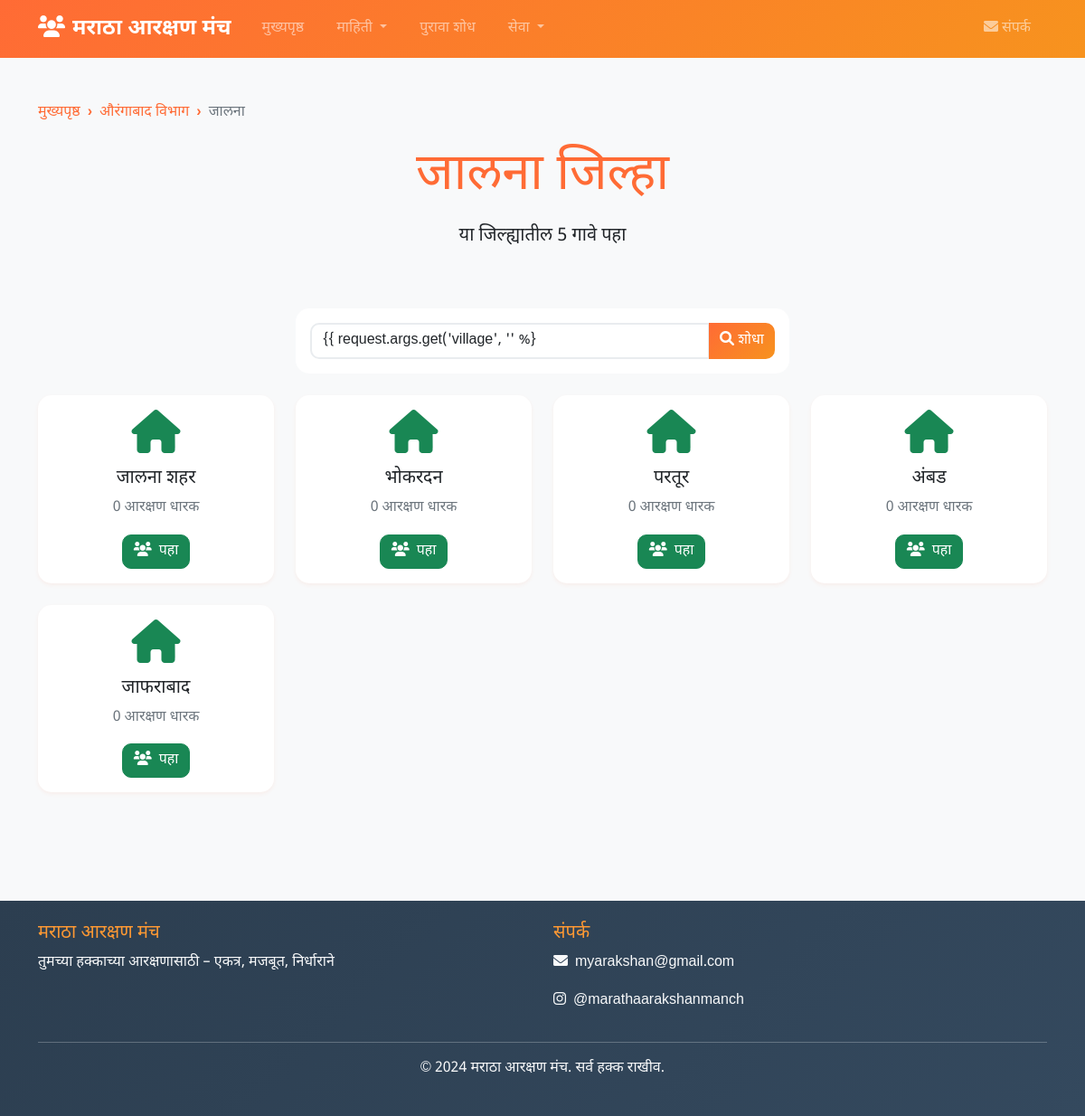
Screenshot of /district/2/ with the database file from the repository.
### core/models.py (models this page shows, shortened)
class District(models.Model):
    name = models.CharField(max_length=100, verbose_name="जिल्ह्याचे नाव")
    division = models.ForeignKey(Division, on_delete=models.CASCADE, related_name='districts', verbose_name="विभाग")
    class Meta:
        verbose_name = "जिल्हा"
        verbose_name_plural = "जिल्हे"
        db_table = "district"

class Division(models.Model):
    name = models.CharField(max_length=100, verbose_name="विभागाचे नाव")
    class Meta:
        verbose_name = "विभाग"
        verbose_name_plural = "विभाग"
        db_table = "division"

class Village(models.Model):
    name = models.CharField(max_length=100, verbose_name="गावाचे नाव")
    district = models.ForeignKey(District, on_delete=models.CASCADE, related_name='villages', verbose_name="जिल्हा")
    class Meta:
        verbose_name = "गाव"
        verbose_name_plural = "गावे"
        db_table = "village"

### core/views.py (the view)
# urls.py: path('district/<int:district_id>/', views.view_district, name='view_district'),
def view_district(request, district_id):
    district = get_object_or_404(District, id=district_id)
    villages = Village.objects.filter(district=district)
    return render(request, 'district.html', {
        'district': district,
        'villages': villages
    })

### templates/district.html (shortened to what this page needs)
{% extends "base.html" %}
{% load static %}
{% block content %}
<div class="container py-5">
    <nav aria-label="breadcrumb" class="mb-4">
        <ol class="breadcrumb">
            <li class="breadcrumb-item"><a href="{% url 'core:home' %}">मुख्यपृष्ठ</a></li>
            <li class="breadcrumb-item"><a href="{% url 'core:view_division' district.division.id %}">{{ district.division.name }}</a></li>
            <li class="breadcrumb-item active" aria-current="page">{{ district.name }}</li>
        </ol>
    </nav>
    <div class="row mb-5">
        <div class="col-12 text-center">
            <h1 class="display-4 text-primary mb-3">{{ district.name }} जिल्हा</h1>
            <p class="lead">या जिल्ह्यातील {{ villages|length }} गावे पहा</p>
        </div>
    </div>
    <div class="row mb-4">
        <div class="col-md-6 mx-auto">
            <div class="card">
                <div class="card-body">
                    <form action="{% url 'core:search' %}" method="GET">
                        <div class="input-group">
                            <input type="text" class="form-control" name="village" placeholder="गावाचे नाव शोधा..." value="{{ request.args.get('village', '' %}">
                            <button class="btn btn-primary" type="submit">
                                <i class="fas fa-search"></i> शोधा
                            </button>
                        </div>
                    </form>
                </div>
            </div>
        </div>
    </div>
    <div class="row">
        {% for village in villages %}
        <div class="col-lg-3 col-md-4 col-sm-6 mb-4">
            <div class="card h-100 shadow-sm hover-card">
                <div class="card-body text-center">
                    <i class="fas fa-home fa-3x text-success mb-3"></i>
                    <h5 class="card-title">{{ village.name }}</h5>
                    <p class="card-text text-muted">{{ village.people|length }} आरक्षण धारक</p>
                    <a href="{% url 'core:view_village' village.id %}" class="btn btn-success">
                        <i class="fas fa-users me-2"></i>पहा
                    </a>
                </div>
            </div>
        </div>
        {% endfor %}
    </div>
</div>
{% endblock %}

### static/css/style.css (style rules this page uses)
body { font-family: 'Noto Sans Devanagari', 'Arial', sans-serif; line-height: 1.6; background-color: #f8f9fa; }
:root { --primary-color: #ff6b35; --secondary-color: #004e89; --success-color: #28a745; --warning-color: #ffc107; --danger-color: #dc3545; --info-color: #17a2b8; --orange-gradient: linear-gradient(135deg, #ff6b35 0%, #f7931e 100%); --saffron-color: #ff9933; --white-color: #ffffff; --green-color: #138808; }
.btn-primary { background: var(--orange-gradient); border-color: var(--primary-color); border: none; }
.text-primary { color: var(--primary-color) !important; }
.card { border: none; border-radius: 15px; transition: all 0.3s ease; }
.btn { border-radius: 10px; font-weight: 500; transition: all 0.3s ease; }
.card-body i { transition: transform 0.3s ease; }
.form-control { border-radius: 10px; border: 2px solid #e9ecef; transition: all 0.3s ease; }
.breadcrumb { background-color: transparent; padding: 0; }
.breadcrumb-item + .breadcrumb-item::before { content: "›"; color: var(--primary-color); font-weight: bold; }
.breadcrumb-item a { color: var(--primary-color); text-decoration: none; }
.shadow-sm { box-shadow: 0 0.125rem 0.25rem rgba(255, 107, 53, 0.075) !important; }

### rows the page displays
District: division.name "औरंगाबाद विभाग", name "जालना"
Village: name "जालना शहर", people|length "0"
Village: name "भोकरदन", people|length "0"
Village: name "परतूर", people|length "0"
Village: name "अंबड", people|length "0"
Village: name "जाफराबाद", people|length "0"

### other values shown
{{ villages|length }} "5"
